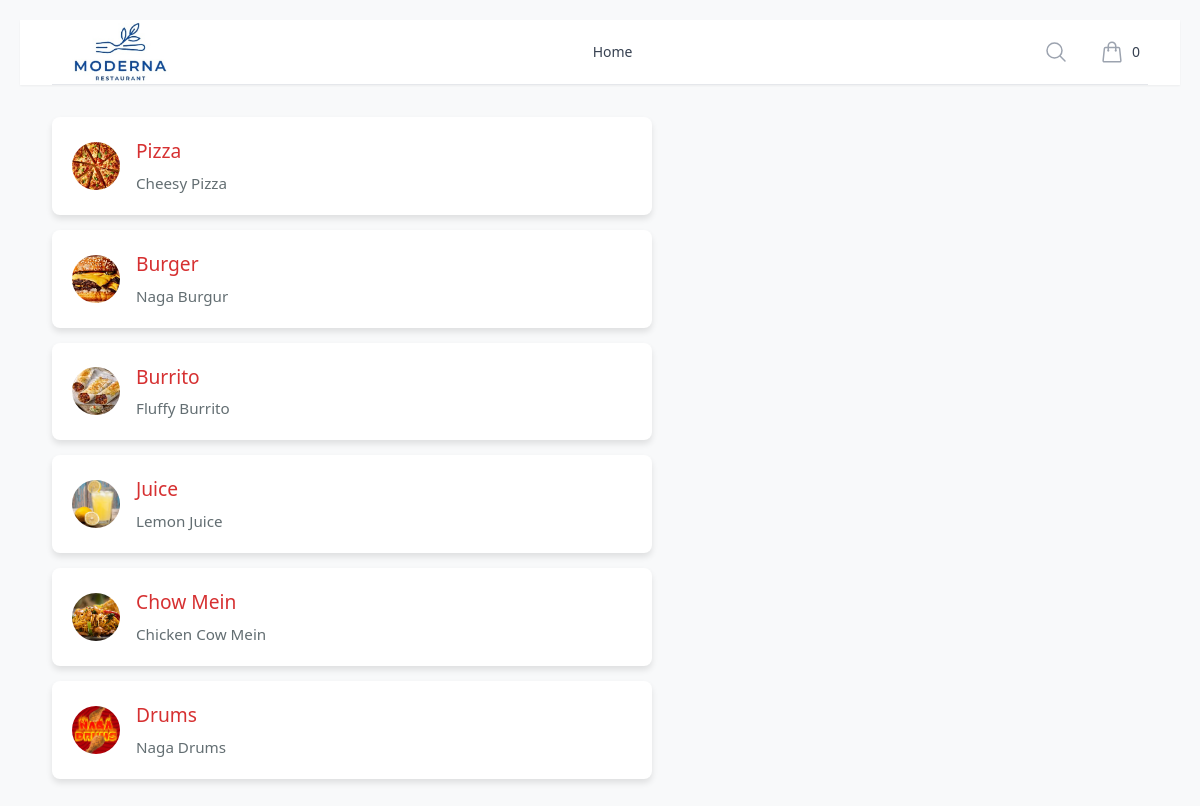
Screenshot of /food/ with the database file from the repository.
### food/models.py (models this page shows, shortened)
class Item(models.Model):
    item_name = models.CharField(max_length=200)
    item_desc = models.CharField(max_length=500)
    item_price = models.IntegerField()
    item_image = models.ImageField(upload_to='images/', default='images/default.jpg')

### food/views.py (the view)
# urls.py: path('', views.index, name='index'),
def index(request):
    item_list = Item.objects.all()
    context = {
        'item_list': item_list,
    }
    return render(request, 'food/index.html', context)

### food/templates/food/index.html (shortened to what this page needs)
{% extends 'food/base.html' %}
{% block content %}
<div class="mx-auto max-w-7xl px-4 sm:px-6 lg:px-8 py-8">
    <ul>
    {% for item in item_list %}
    <li>
        <a href="{% url 'food:details' item.id %}" class="flex items-center">
            <img src="{{ item.item_image.url }}" alt="{{ item.item_name }}" class="w-12 h-12 rounded-full object-cover mr-4 shrink-0">
            <div>
                <span class="item-name">{{ item.item_name }}</span>
                <span class="item-desc">{{ item.item_desc }}</span>
            </div>
        </a>
    </li>
    {% endfor %}
    </ul>
</div>
{% endblock %}

### food/templates/food/base.html (shortened to what this page needs)
{% load static %}
<!DOCTYPE html>
<html lang="en">
<head>
    <script src="https://cdn.tailwindcss.com"></script>
    <link rel="stylesheet" href="{% static 'food/style.css' %}">
</head>
<body>
    <header class="bg-white shadow-sm">
      <nav aria-label="Top" class="mx-auto max-w-7xl px-4 sm:px-6 lg:px-8">
        <div class="border-b border-gray-200">
          <div class="flex h-16 items-center justify-between">
            <div class="flex items-center">
              <a href="{% url 'food:index' %}">
                <img src="{% static 'food/logo.jpg' %}" alt="" class="h-16 w-auto object-contain" />
              </a>
            </div>
            <div class="flex space-x-8">
              <a href="{% url 'food:index' %}" class="text-sm font-medium text-gray-700 hover:text-gray-900">Home</a>
            </div>
            <div class="flex items-center space-x-4">
              <a href="#" class="p-2 text-gray-400 hover:text-gray-500">
                <svg viewBox="0 0 24 24" fill="none" stroke="currentColor" stroke-width="1.5" aria-hidden="true" class="size-6">
                  <path d="m21 21-5.197-5.197m0 0A7.5 7.5 0 1 0 5.196 5.196a7.5 7.5 0 0 0 10.607 10.607Z" stroke-linecap="round" stroke-linejoin="round" />
                </svg>
              </a>
              <a href="#" class="group flex items-center p-2">
                <span class="ml-2 text-sm font-medium text-gray-700 group-hover:text-gray-800">0</span>
              </a>
            </div>
          </div>
        </div>
      </nav>
    </header>
    <main>
        {% block content %}
        {% endblock %}
    </main>
</body>
</html>

### food/static/food/style.css (style rules this page uses)
body { font-family: 'Segoe UI', Tahoma, Geneva, Verdana, sans-serif; background-color: #f8f9fa; color: #333; line-height: 1.6; padding: 20px; }
ul { list-style-type: none; padding: 0; max-width: 600px; margin: 0 auto; }
li { background: #ffffff; margin-bottom: 15px; border-radius: 8px; box-shadow: 0 4px 6px rgba(0, 0, 0, 0.1); transition: transform 0.2s ease, box-shadow 0.2s ease; }
a { display: block; padding: 20px; text-decoration: none; color: #2d3436; }
a strong, .item-name { display: block; font-size: 1.2rem; color: #d63031; margin-bottom: 5px; }
.item-desc { font-size: 0.95rem; color: #636e72; }

### rows the page displays
Item: item_image (picture), item_name "Pizza", item_desc "Cheesy Pizza"
Item: item_image (picture), item_name "Burger", item_desc "Naga Burgur"
Item: item_image (picture), item_name "Burrito", item_desc "Fluffy Burrito"
Item: item_image (picture), item_name "Juice", item_desc "Lemon Juice"
Item: item_image (picture), item_name "Chow Mein", item_desc "Chicken Cow Mein"
Item: item_image (picture), item_name "Drums", item_desc "Naga Drums"
